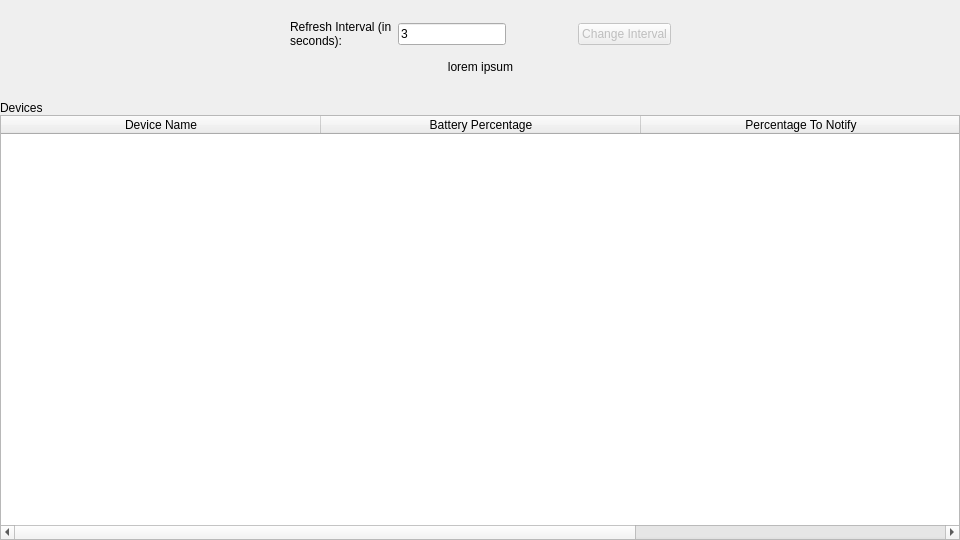
<?xml version="1.0" encoding="UTF-8"?>
<ui version="4.0">
 <class>MainWindow</class>
 <widget class="QWidget" name="MainWindow">
  <property name="geometry">
   <rect>
    <x>0</x>
    <y>0</y>
    <width>960</width>
    <height>540</height>
   </rect>
  </property>
  <property name="baseSize">
   <size>
    <width>960</width>
    <height>540</height>
   </size>
  </property>
  <property name="windowTitle">
   <string>Battery Information</string>
  </property>
  <widget class="QGroupBox" name="deviceGroup">
   <property name="geometry">
    <rect>
     <x>0</x>
     <y>100</y>
     <width>960</width>
     <height>440</height>
    </rect>
   </property>
   <property name="title">
    <string>Devices</string>
   </property>
   <widget class="QTableWidget" name="devicesList">
    <property name="geometry">
     <rect>
      <x>0</x>
      <y>15</y>
      <width>960</width>
      <height>425</height>
     </rect>
    </property>
    <property name="autoScroll">
     <bool>false</bool>
    </property>
    <property name="tabKeyNavigation">
     <bool>false</bool>
    </property>
    <property name="showDropIndicator" stdset="0">
     <bool>false</bool>
    </property>
    <property name="alternatingRowColors">
     <bool>true</bool>
    </property>
    <property name="textElideMode">
     <enum>Qt::ElideRight</enum>
    </property>
    <property name="cornerButtonEnabled">
     <bool>true</bool>
    </property>
    <property name="rowCount">
     <number>0</number>
    </property>
    <property name="columnCount">
     <number>3</number>
    </property>
    <attribute name="horizontalHeaderCascadingSectionResizes">
     <bool>false</bool>
    </attribute>
    <attribute name="horizontalHeaderDefaultSectionSize">
     <number>320</number>
    </attribute>
    <column>
     <property name="text">
      <string>Device Name</string>
     </property>
    </column>
    <column>
     <property name="text">
      <string>Battery Percentage</string>
     </property>
    </column>
    <column>
     <property name="text">
      <string>Percentage To Notify</string>
     </property>
    </column>
   </widget>
  </widget>
  <widget class="QWidget" name="layoutWidget">
   <property name="geometry">
    <rect>
     <x>290</x>
     <y>20</y>
     <width>381</width>
     <height>60</height>
    </rect>
   </property>
   <layout class="QVBoxLayout" name="changeIntervalParentContainer">
    <item>
     <layout class="QHBoxLayout" name="changeIntervalContainer">
      <item>
       <layout class="QHBoxLayout" name="inputContainer">
        <item>
         <widget class="QLabel" name="refreshIntervalLabel">
          <property name="text">
           <string>Refresh Interval (in seconds):</string>
          </property>
          <property name="textFormat">
           <enum>Qt::RichText</enum>
          </property>
          <property name="wordWrap">
           <bool>true</bool>
          </property>
         </widget>
        </item>
        <item>
         <widget class="QLineEdit" name="intervalInput">
          <property name="sizePolicy">
           <sizepolicy hsizetype="Fixed" vsizetype="Fixed">
            <horstretch>0</horstretch>
            <verstretch>0</verstretch>
           </sizepolicy>
          </property>
          <property name="text">
           <string>3</string>
          </property>
          <property name="cursorPosition">
           <number>1</number>
          </property>
          <property name="alignment">
           <set>Qt::AlignLeading|Qt::AlignLeft|Qt::AlignVCenter</set>
          </property>
          <property name="placeholderText">
           <string/>
          </property>
         </widget>
        </item>
        <item>
         <spacer name="horizontalSpacer">
          <property name="orientation">
           <enum>Qt::Horizontal</enum>
          </property>
          <property name="sizeHint" stdset="0">
           <size>
            <width>40</width>
            <height>20</height>
           </size>
          </property>
         </spacer>
        </item>
       </layout>
      </item>
      <item>
       <widget class="QPushButton" name="changeIntervalButton">
        <property name="enabled">
         <bool>false</bool>
        </property>
        <property name="text">
         <string>Change Interval</string>
        </property>
       </widget>
      </item>
     </layout>
    </item>
    <item>
     <widget class="QLabel" name="errorLabel">
      <property name="text">
       <string>lorem ipsum</string>
      </property>
      <property name="alignment">
       <set>Qt::AlignCenter</set>
      </property>
     </widget>
    </item>
   </layout>
  </widget>
 </widget>
 <resources/>
 <connections/>
</ui>
